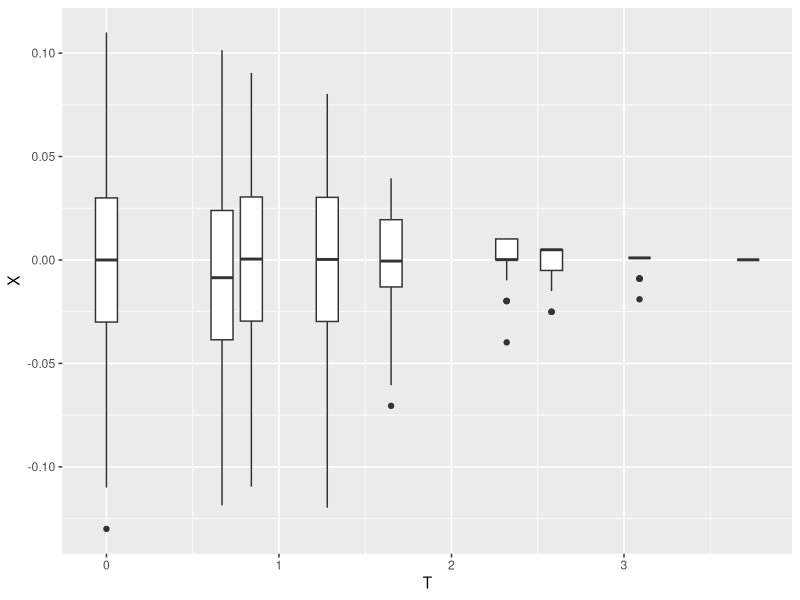
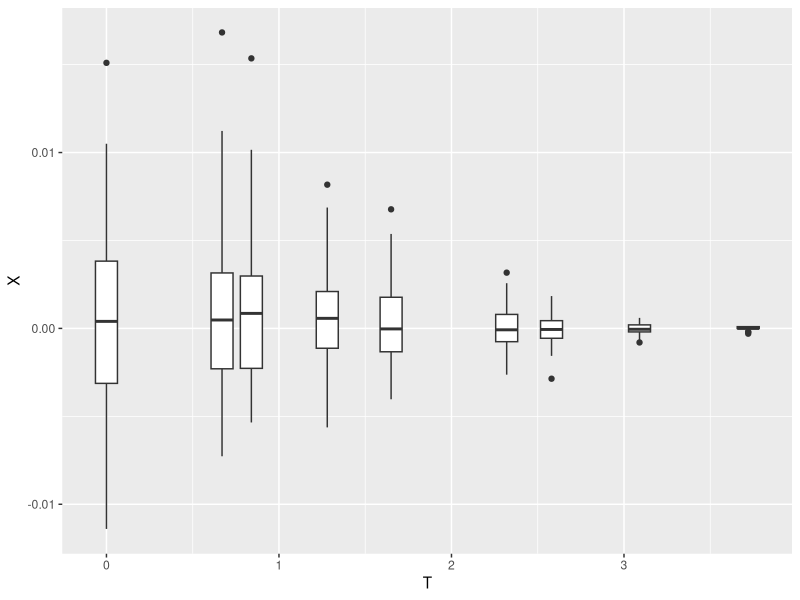

Write the R code that produced these figures, in order.
## ---- chunk 1
knitr::opts_chunk$set(echo = TRUE)
## ---- chunk 2
library(tidyverse)
x=pnorm(  c(0.0,0.67, 0.84,1.28,1.65,2.32,2.58,3.09,3.72), mean = 0, sd = 1, lower.tail = TRUE, log.p = FALSE )
t=c(0.0,0.67, 0.84,1.28,1.65,2.32,2.58,3.09,3.72)
n1=10^2
z1=c(rep(0,9))
w1=matrix(0,9,n1)
y1=c(rnorm(n1,mean=0,sd=1))
for(k in 1:9)
{
  for(j in 1:n1)
  {w1[k,j]=sign(y1[j]<=t[k])}
  z1[k]=sum(w1[k,])/n1}

n2=10^3
z2=c(rep(0,9))
w2=matrix(0,9,n2)
y2=c(rnorm(n2,mean=0,sd=1))
for(k in 1:9)
{
  for(j in 1:n2)
  {w2[k,j]=sign(y2[j]<=t[k])}
  z2[k]=sum(w2[k,])/n2}

n3=10^4
z3=c(rep(0,9))
w3=matrix(0,9,n3)
y3=c(rnorm(n3,mean=0,sd=1))
for(k in 1:9)
{
  for(j in 1:n3)
  {w3[k,j]=sign(y3[j]<=t[k])}
  z3[k]=sum(w3[k,])/n3}
  
tb<-tibble(
  t=t,
  true=x,
  value1=z1,
  value2=z2,
  value3=z3
)  
tb
## ---- chunk 3
x=pnorm(  c(0.0,0.67, 0.84,1.28,1.65,2.32,2.58,3.09,3.72), mean = 0, sd = 1, lower.tail = TRUE, log.p = FALSE )
t=c(0.0,0.67, 0.84,1.28,1.65,2.32,2.58,3.09,3.72)

n=10^2
z=matrix(0,100,9)
w=matrix(0,9,n)

for(p in 1:100)
{ y=c(rnorm(n,mean=0,sd=1))
  for(k in 1:9)
  {
   for(j in 1:n)
  {w[k,j]=sign(y[j]<=t[k])}
z[p,k]=sum(w[k,])/n}}
z=as.data.frame(z)
r=c(z$V1,z$V2,z$V3,z$V4,z$V5,z$V6,z$V7,z$V8,z$V9)
e=c(rep(0.0,100),rep(0.67,100),rep(0.84,100),rep(1.28,100),rep(1.65,100),rep(2.32,100),rep(2.58,100),rep(3.09,100),rep(3.72,100))
q=data.frame(T=rep(0,100),X=0)
for(s in 1:900)
{q[s,2]=r[s]}
for(s in 1:900)
{q[s,1]=e[s]}

for(a in 1:100)
 { q[a,2]=q[a,2]-x[1]
 q[a+100,2]=q[a+100,2]-x[2]
 q[a+200,2]=q[a+200,2]-x[3]
 q[a+300,2]=q[a+300,2]-x[4]
 q[a+400,2]=q[a+400,2]-x[5]
 q[a+500,2]=q[a+500,2]-x[6]
 q[a+600,2]=q[a+600,2]-x[7]
 q[a+700,2]=q[a+700,2]-x[8]
 q[a+800,2]=q[a+800,2]-x[9]}
library(ggplot2)
ggplot(q,aes(T,X,group=T)) + geom_boxplot()
## ---- chunk 4
x=pnorm(  c(0.0,0.67, 0.84,1.28,1.65,2.32,2.58,3.09,3.72), mean = 0, sd = 1)
t=c(0.0,0.67, 0.84,1.28,1.65,2.32,2.58,3.09,3.72)

n=10^4
z=matrix(0,100,9)
w=matrix(0,9,n)

for(p in 1:100)
{ y=c(rnorm(n,mean=0,sd=1))
  for(k in 1:9)
  {
   for(j in 1:n)
  {w[k,j]=sign(y[j]<=t[k])}
z[p,k]=sum(w[k,])/n}}
z=as.data.frame(z)
r=c(z$V1,z$V2,z$V3,z$V4,z$V5,z$V6,z$V7,z$V8,z$V9)
e=c(rep(0.0,100),rep(0.67,100),rep(0.84,100),rep(1.28,100),rep(1.65,100),rep(2.32,100),rep(2.58,100),rep(3.09,100),rep(3.72,100))
q=data.frame(T=rep(0,100),X=0)
for(s in 1:900)
{q[s,2]=r[s]}
for(s in 1:900)
{q[s,1]=e[s]}

for(a in 1:100)
 { q[a,2]=q[a,2]-x[1]
 q[a+100,2]=q[a+100,2]-x[2]
 q[a+200,2]=q[a+200,2]-x[3]
 q[a+300,2]=q[a+300,2]-x[4]
 q[a+400,2]=q[a+400,2]-x[5]
 q[a+500,2]=q[a+500,2]-x[6]
 q[a+600,2]=q[a+600,2]-x[7]
 q[a+700,2]=q[a+700,2]-x[8]
 q[a+800,2]=q[a+800,2]-x[9]}
library(ggplot2)
ggplot(q,aes(T,X,group=T)) + geom_boxplot()
